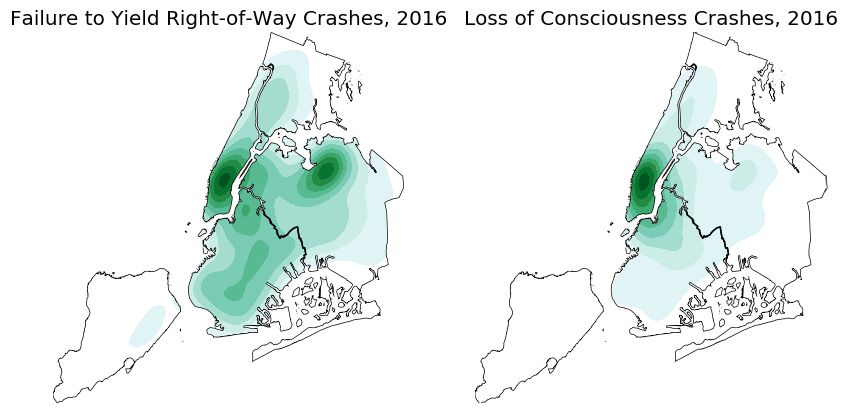

Python code for this plot:
import sys; sys.path.insert(0, '../')
import geoplot.crs as gcrs
import geoplot as gplt
import pandas as pd
import geopandas as gpd
from shapely.geometry import Point
import matplotlib.pyplot as plt
import shapely


# Load the data.
boroughs = gplt.datasets.load('nyc-boroughs')
collisions = gplt.datasets.load('nyc-collision-factors')


# Plot the data.
fig = plt.figure(figsize=(10,5))

ax1 = plt.subplot(121, projection=gcrs.AlbersEqualArea(central_latitude=40.7128, central_longitude=-74.0059))

gplt.kdeplot(collisions[collisions["CONTRIBUTING FACTOR VEHICLE 1"] == 'Failure to Yield Right-of-Way'],
             projection=gcrs.AlbersEqualArea(), shade=True, clip=boroughs.geometry, shade_lowest=False, ax=ax1)
gplt.polyplot(boroughs, projection=gcrs.AlbersEqualArea(), ax=ax1)
plt.title("Failure to Yield Right-of-Way Crashes, 2016")

ax2 = plt.subplot(122, projection=gcrs.AlbersEqualArea(central_latitude=40.7128, central_longitude=-74.0059))

gplt.kdeplot(collisions[collisions["CONTRIBUTING FACTOR VEHICLE 1"] == 'Lost Consciousness'],
             projection=gcrs.AlbersEqualArea(), shade=True, clip=boroughs.geometry, shade_lowest=False, ax=ax2)
gplt.polyplot(boroughs, projection=gcrs.AlbersEqualArea(), ax=ax2)
plt.title("Loss of Consciousness Crashes, 2016")


plt.savefig("nyc-collision-factors.png", bbox_inches='tight', pad_inches=0.1)